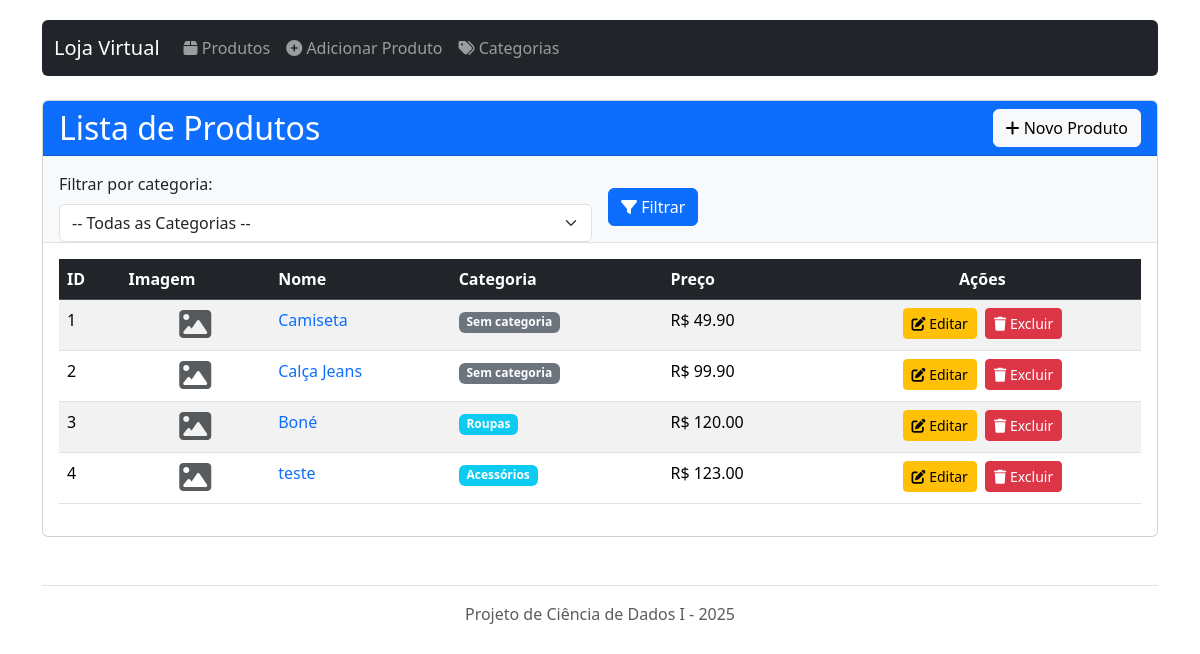
Before: / with the older database file.
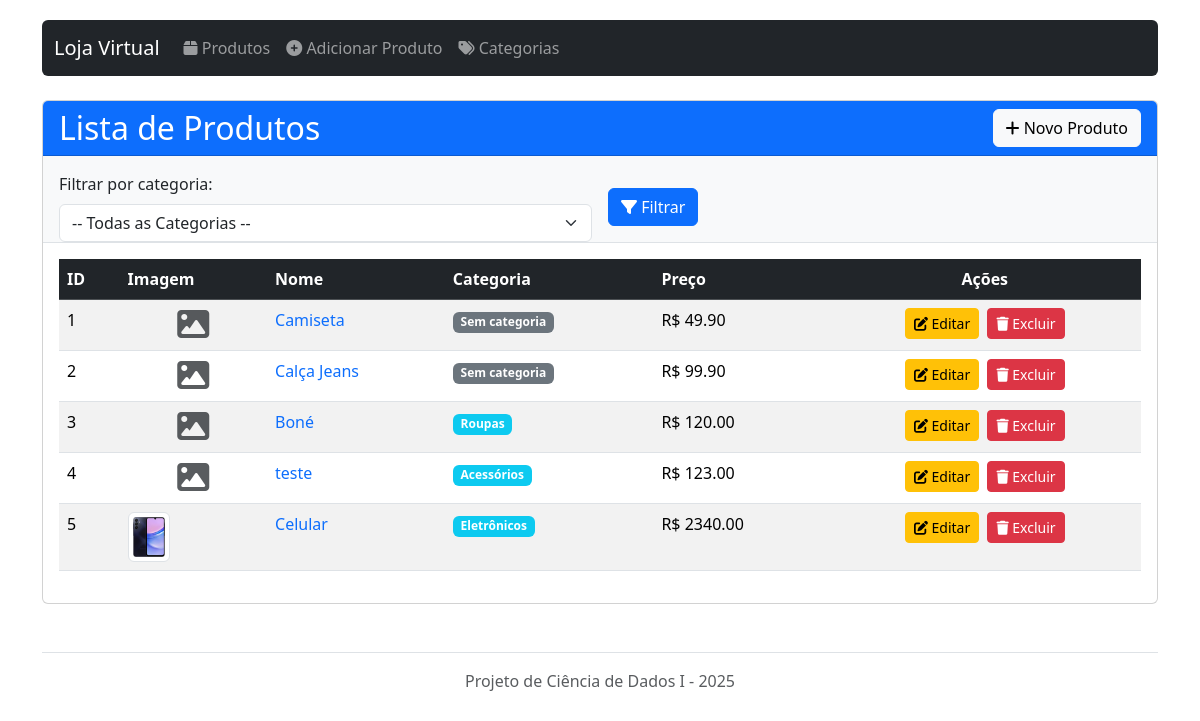
After: the same page with the newer database file.
### app.py (models this page shows, shortened)
class Produto(db.Model):
    id = db.Column(db.Integer, primary_key=True)
    nome = db.Column(db.String(100), nullable=False)
    preco = db.Column(db.Float, nullable=False)
    descricao = db.Column(db.Text, nullable=True)
    imagem_nome = db.Column(db.String(255), nullable=True)
    imagem_data = db.Column(db.DateTime, default=datetime.utcnow)
    categoria_id = db.Column(db.Integer, db.ForeignKey('categoria.id'), nullable=True)

class Categoria(db.Model):
    id = db.Column(db.Integer, primary_key=True)
    nome = db.Column(db.String(50), nullable=False, unique=True)
    produtos = db.relationship('Produto', backref='categoria', lazy=True)

### app.py (the view)
@app.route('/')
def listar_produtos():
    categoria_id = request.args.get('categoria', None)
    query = Produto.query
    if categoria_id:
        try:
            categoria_id = int(categoria_id)
            query = query.filter_by(categoria_id=categoria_id)
        except ValueError:
            pass
    produtos = query.all()
    categorias = Categoria.query.order_by(Categoria.nome).all()
    return render_template('listar.html',
                          produtos=produtos,
                          categorias=categorias,
                          categoria_filtro=categoria_id)

### templates/listar.html (shortened to what this page needs)
{% extends 'base.html' %}
{% block content %}
<div class="card">
    <div class="card-header d-flex justify-content-between align-items-center bg-primary text-white">
        <h2 class="mb-0">Lista de Produtos</h2>
        <a href="{{ url_for('adicionar_produto') }}" class="btn btn-light">
            <i class="fas fa-plus"></i> Novo Produto
        </a>
    </div>
    <div class="card-body bg-light border-bottom pb-0">
        <form method="get" class="row g-3 align-items-end">
            <div class="col-md-6">
                <label for="categoria" class="form-label">Filtrar por categoria:</label>
                <select name="categoria" id="categoria" class="form-select">
                    <option value="">-- Todas as Categorias --</option>
                </select>
            </div>
            <div class="col-md-2 mb-3">
                <button type="submit" class="btn btn-primary">
                    <i class="fas fa-filter"></i> Filtrar
                </button>
            </div>
        </form>
    </div>
    <div class="card-body">
        {% if produtos %}
            <div class="table-responsive">
                <table class="table table-striped table-hover">
                    <thead class="table-dark">
                        <tr>
                            <th>ID</th>
                            <th>Imagem</th>
                            <th>Nome</th>
                            <th>Categoria</th>
                            <th>Preço</th>
                            <th class="text-center">Ações</th>
                        </tr>
                    </thead>
                    <tbody>
                        {% for produto in produtos %}
                        <tr>
                            <td>{{ produto.id }}</td>
                            <td>
                                {% if produto.imagem_nome %}
                                    <img src="{{ url_for('uploaded_file', filename=produto.imagem_nome) }}"
                                         alt="Imagem de {{ produto.nome }}"
                                         class="img-thumbnail"
                                         style="max-width: 50px; max-height: 50px;"
                                         data-bs-toggle="tooltip"
                                         title="Clique para ver em tamanho maior">
                                {% else %}
                                    <div class="text-center text-muted">
                                        <i class="fas fa-image fa-2x"></i>
                                    </div>
                                {% endif %}
                            </td>
                            <td>
                                <a href="{{ url_for('detalhes_produto', id=produto.id) }}" class="text-decoration-none">
                                    {{ produto.nome }}
                                </a>
                            </td>
                            <td>
                                {% if produto.categoria %}
                                    <span class="badge bg-info">{{ produto.categoria.nome }}</span>
                                {% else %}
                                    <span class="badge bg-secondary">Sem categoria</span>
                                {% endif %}
                            </td>
                            <td>R$ {{ "%.2f"|format(produto.preco) }}</td>
                            <td class="text-center">
                                <a href="{{ url_for('editar_produto', id=produto.id) }}" class="btn btn-sm btn-warning me-1">
                                    <i class="fas fa-edit"></i> Editar
                                </a>
                                <button type="button" class="btn btn-sm btn-danger" data-bs-toggle="modal" data-bs-target="#deleteModal{{ produto.id }}">
                                    <i class="fas fa-trash"></i> Excluir
                                </button>
                            </td>
                        </tr>
                        {% endfor %}
                    </tbody>
                </table>
            </div>
        {% else %}
            <div class="alert alert-info">
                <i class="fas fa-info-circle"></i> Nenhum produto cadastrado.
                <a href="{{ url_for('adicionar_produto') }}" class="alert-link">Adicionar um produto</a>
            </div>
        {% endif %}
    </div>
</div>
{% endblock %}

### templates/base.html (shortened to what this page needs)
<!DOCTYPE html>
<html lang="pt-br">
<head>
    <link href="https://cdn.jsdelivr.net/npm/bootstrap@5.3.2/dist/css/bootstrap.min.css" rel="stylesheet">
    <link href="https://cdnjs.cloudflare.com/ajax/libs/font-awesome/6.4.2/css/all.min.css" rel="stylesheet">
    <link href="https://cdnjs.cloudflare.com/ajax/libs/animate.css/4.1.1/animate.min.css" rel="stylesheet">
</head>
<body>
    <div class="container">
        <header class="mb-4">
            <nav class="navbar navbar-expand-lg navbar-dark bg-dark rounded">
                <div class="container-fluid">
                    <a class="navbar-brand" href="{{ url_for('listar_produtos') }}">Loja Virtual</a>
                    <div class="collapse navbar-collapse" id="navbarNav">
                        <ul class="navbar-nav">
                            <li class="nav-item">
                                <a class="nav-link" href="{{ url_for('listar_produtos') }}">
                                    <i class="fas fa-box"></i> Produtos
                                </a>
                            </li>
                            <li class="nav-item">
                                <a class="nav-link" href="{{ url_for('adicionar_produto') }}">
                                    <i class="fas fa-plus-circle"></i> Adicionar Produto
                                </a>
                            </li>
                            <li class="nav-item">
                                <a class="nav-link" href="{{ url_for('listar_categorias') }}">
                                    <i class="fas fa-tags"></i> Categorias
                                </a>
                            </li>
                        </ul>
                    </div>
                </div>
            </nav>
        </header>
        <main>
            {% block content %}{% endblock %}
        </main>
        <footer class="mt-5 pt-3 border-top text-center text-muted">
            <p>Projeto de Ciência de Dados I - 2025</p>
        </footer>
    </div>
</body>
</html>

### templates/base.html (style rules this page uses)
body { padding-top: 20px; padding-bottom: 20px; }
.navbar { margin-bottom: 20px; }

Changed rows visible on the page:
added Produto: id "5", imagem_nome (picture), nome "Celular", categoria.nome "Eletrônicos", preco "2340.00"
